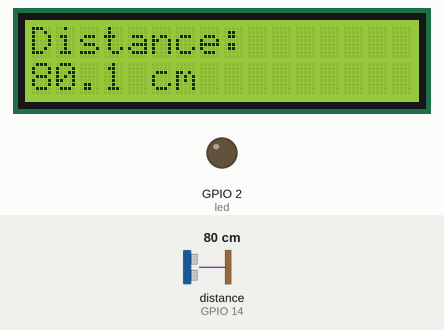
Simulated run of this program. Board: ESP32 board running MicroPython. Shown: 16×2 character LCD, output pins drawn as LEDs (lit = HIGH). Dashed ring = blinking. The inputs (shaded band) are chosen by the test bench; at power-on: distance to the obstacle (sensor on GPIO 14) 80 cm. The echo pulse lasts 58.3 µs per cm; library files of the repository ran but are not shown: i2c_lcd.py, hcsr04.py; pins used as bus, display or sensor lines are not drawn; what the program prints to the serial console is not drawn.

Above: at 1.3 s.
1.4 s: distance to the obstacle (sensor on GPIO 14) set to 54 cm
At 3.6 s:
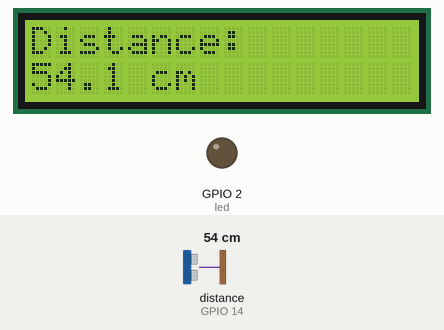
5.4 s: distance to the obstacle (sensor on GPIO 14) set to 47 cm
At 6.95 s:
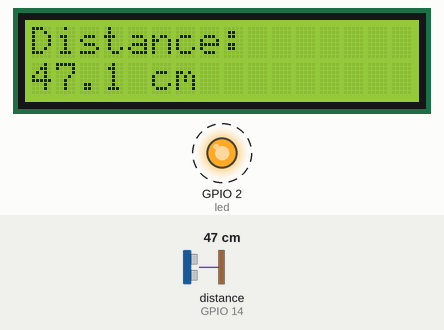
10.0 s: distance to the obstacle (sensor on GPIO 14) set to 2 cm
At 10.45 s:
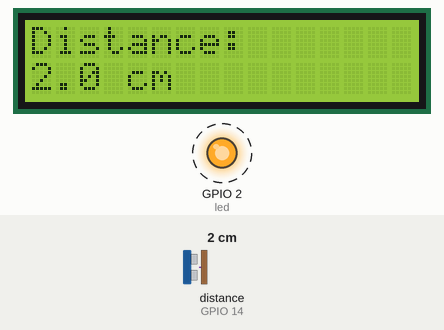
11.8 s: distance to the obstacle (sensor on GPIO 14) set to 250 cm
At 13.07 s:
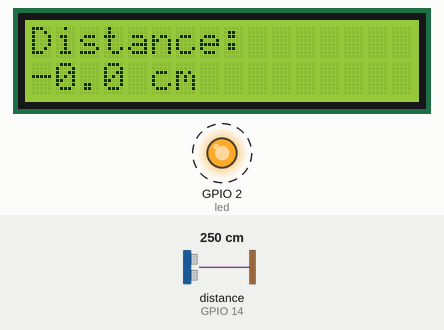
16.4 s: distance to the obstacle (sensor on GPIO 14) set to 175 cm
18.5 s: distance to the obstacle (sensor on GPIO 14) set to 167 cm
At 19.5 s:
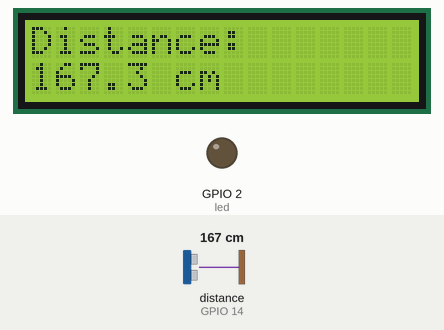
Timing chart, 0 to 21.5 s (numbered marks = the images above; inputs shaded):
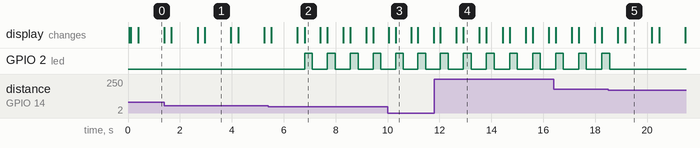

The program:

main.py
```python
import machine
from machine import Pin, SoftI2C
from i2c_lcd import I2cLcd
from time import sleep
from hcsr04 import HCSR04

# LCD config
I2C_ADDR = 0x27
totalRows = 2
totalColumns = 16

# Initialize I2C for LCD
i2c = SoftI2C(scl=Pin(22), sda=Pin(21), freq=10000)
lcd = I2cLcd(i2c, I2C_ADDR, totalRows, totalColumns)

# LED config
led = Pin(2, Pin.OUT)

# Ultrasonic sensor config
sensor = HCSR04(trigger_pin=12, echo_pin=14, echo_timeout_us=10000)

while True:
    try:
        distance = sensor.distance_cm()
        lcd.clear()
        lcd.move_to(0, 0)
        lcd.putstr("Distance:")
        lcd.move_to(0, 1)
        lcd.putstr(f"{distance:.1f} cm")

        print("Distance:", distance, "cm")

        if distance < 50:
            # Blink LED if distance < 50
            led.on()
            sleep(0.3)
            led.off()
            sleep(0.3)
        else:
            led.off()
            sleep(1)

    except OSError:
        lcd.clear()
        lcd.putstr("Sensor Error")
        print("Sensor Error")
        sleep(1)
```

Measured:
- the behaviour switches between 50 and 49 cm on distance to the obstacle (sensor on GPIO 14) (found by bisection; images 1 and 2)
- the behaviour switches between 172 and 171 cm on distance to the obstacle (sensor on GPIO 14) (found by bisection; images 4 and 5)
- after the input at 5.4 s, GPIO 2 (led): alternates HIGH for 0.30 s and LOW for 0.58 s, starting after 1.4 s; the display: first differs from a run without the input after 1.4 s (image 2)
- after the input at 10.0 s, the display: first differs from a run without the input after 0.31 s (image 3)
- after the input at 11.8 s, the display: first differs from a run without the input after 1.1 s (image 4)
- after the input at 18.5 s, GPIO 2 (led): goes on until 18.6 s, then stays LOW
- what the display in image 1 shows lasts 1.0 s, from 3.0 s to 4.0 s
